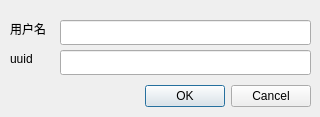
<?xml version="1.0" encoding="UTF-8"?>
<ui version="4.0">
 <class>setMainControl</class>
 <widget class="QDialog" name="setMainControl">
  <property name="geometry">
   <rect>
    <x>0</x>
    <y>0</y>
    <width>320</width>
    <height>117</height>
   </rect>
  </property>
  <property name="windowTitle">
   <string>Dialog</string>
  </property>
  <widget class="QDialogButtonBox" name="buttonBox">
   <property name="geometry">
    <rect>
     <x>10</x>
     <y>80</y>
     <width>301</width>
     <height>32</height>
    </rect>
   </property>
   <property name="orientation">
    <enum>Qt::Horizontal</enum>
   </property>
   <property name="standardButtons">
    <set>QDialogButtonBox::Cancel|QDialogButtonBox::Ok</set>
   </property>
  </widget>
  <widget class="QLineEdit" name="lineEdit_user">
   <property name="geometry">
    <rect>
     <x>60</x>
     <y>20</y>
     <width>251</width>
     <height>25</height>
    </rect>
   </property>
  </widget>
  <widget class="QLineEdit" name="lineEdit_uuid">
   <property name="geometry">
    <rect>
     <x>60</x>
     <y>50</y>
     <width>251</width>
     <height>25</height>
    </rect>
   </property>
  </widget>
  <widget class="QLabel" name="label">
   <property name="geometry">
    <rect>
     <x>10</x>
     <y>20</y>
     <width>51</width>
     <height>17</height>
    </rect>
   </property>
   <property name="text">
    <string>用户名</string>
   </property>
  </widget>
  <widget class="QLabel" name="label_2">
   <property name="geometry">
    <rect>
     <x>10</x>
     <y>50</y>
     <width>41</width>
     <height>17</height>
    </rect>
   </property>
   <property name="text">
    <string>uuid</string>
   </property>
  </widget>
 </widget>
 <resources/>
 <connections>
  <connection>
   <sender>buttonBox</sender>
   <signal>accepted()</signal>
   <receiver>setMainControl</receiver>
   <slot>accept()</slot>
   <hints>
    <hint type="sourcelabel">
     <x>248</x>
     <y>254</y>
    </hint>
    <hint type="destinationlabel">
     <x>157</x>
     <y>274</y>
    </hint>
   </hints>
  </connection>
  <connection>
   <sender>buttonBox</sender>
   <signal>rejected()</signal>
   <receiver>setMainControl</receiver>
   <slot>reject()</slot>
   <hints>
    <hint type="sourcelabel">
     <x>316</x>
     <y>260</y>
    </hint>
    <hint type="destinationlabel">
     <x>286</x>
     <y>274</y>
    </hint>
   </hints>
  </connection>
 </connections>
</ui>
